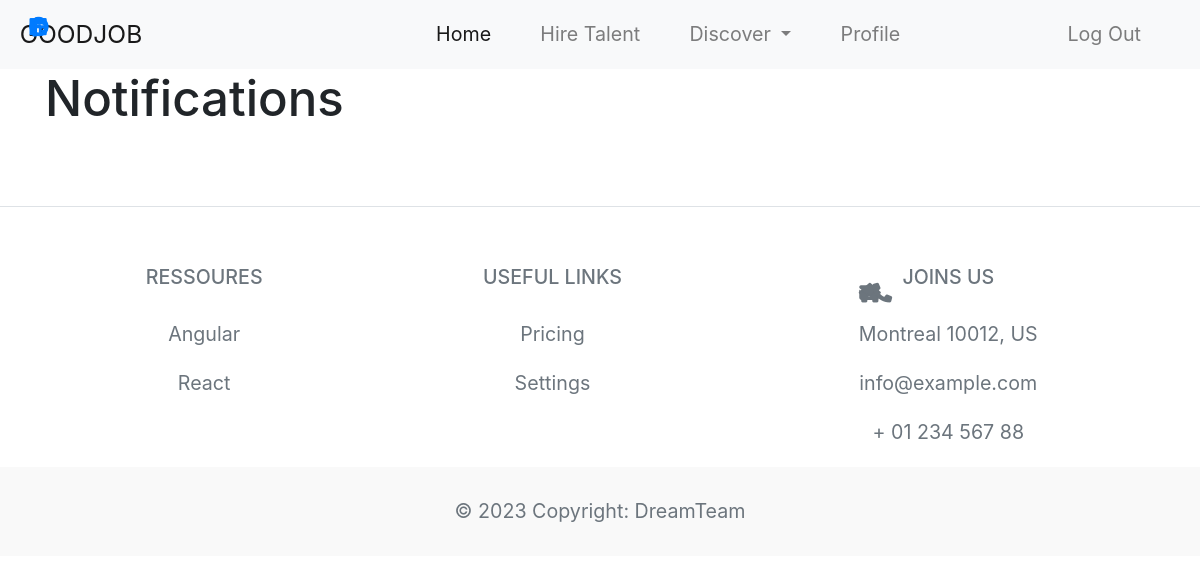
The app's page /notifications (signed in), older data.
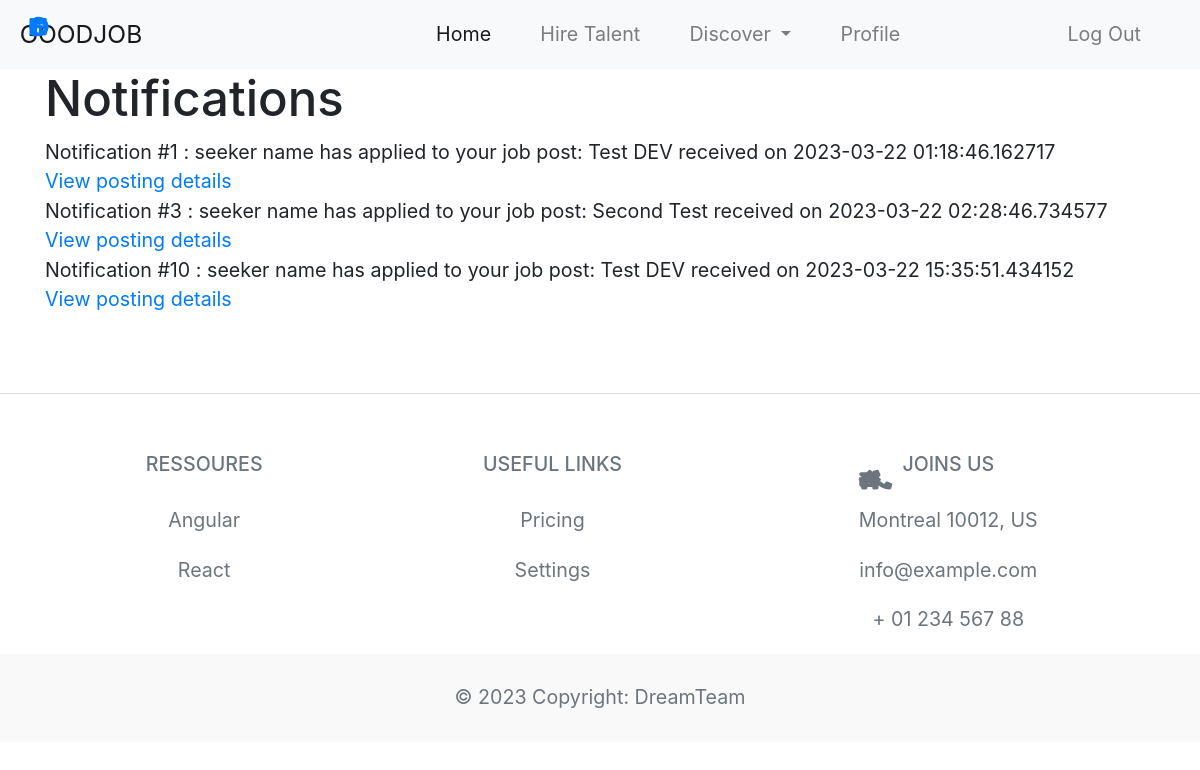
The same page, newer data.
### app/models/user.py (models this page shows)
class Notification(db.Model):
    id = db.Column(db.Integer, primary_key=True)
    message = db.Column(db.String(255))
    datetime = db.Column(db.DateTime, default=datetime.utcnow())
    user_id = db.Column(db.Integer, db.ForeignKey('user.id'))

### app/views/main.py (the view)
@login_required
@main.route('/notifications', methods=['GET', 'POST'])
def notifications_page():
    applications = Application.query.filter_by(author_num=current_user.id).all()
    notifications = Notification.query.filter_by(user_id=current_user.id).all()
    post = None  # Initialize post to None
    return render_template('notifications.html', post=post, applications=applications, notifications=notifications, user=current_user)

### app/views/main.py (called while the page is built)
@login_required
def get_notifications():
    if current_user:
        notifications = Notification.query.filter_by(user_id=current_user.id).all()
        return notifications
    else:
        return []

@main.context_processor
def inject_notifications():
    notifications = get_notifications()
    return dict(notifications=notifications)

### app/templates/notifications.html
{% extends "base.html" %}
{% block content %}
  <h1>Notifications</h1>
  <ul>
    {% for notification in notifications %}
      <li>Notification #{{ notification['id'] }} : {{ notification['message'] }} received on {{ notification['datetime'] }}</li>
      <a href="/" >View posting details</a>
    {% endfor %}
  </ul>
{% endblock %}

Row changes from the older to the newer data that the page shows:
added Notification: id "1", message "seeker name has applied to your job post: Test DEV", datetime "2023-03-22 01:18:46.162717"
added Notification: id "3", message "seeker name has applied to your job post: Second Test", datetime "2023-03-22 02:28:46.734577"
added Notification: id "10", message "seeker name has applied to your job post: Test DEV", datetime "2023-03-22 15:35:51.434152"
